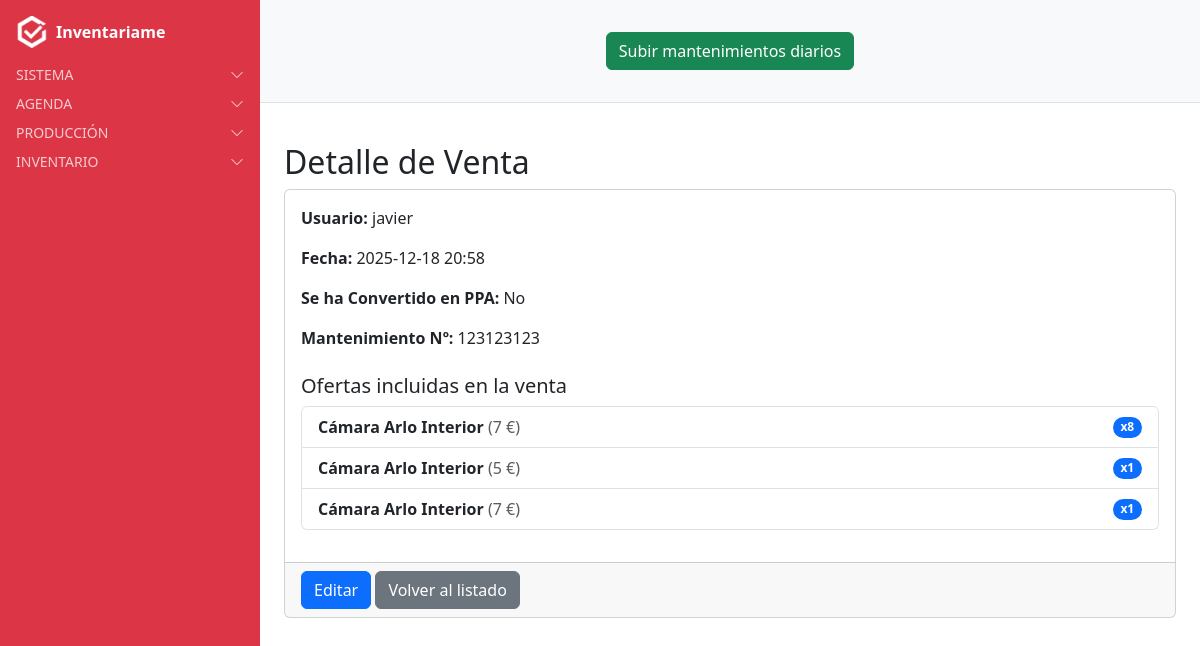
Page /sales/4/ (signed in) on the committed database.
### sales/models.py (models this page shows, shortened)
class Venta(models.Model):
    usuario = models.ForeignKey(settings.AUTH_USER_MODEL, on_delete=models.CASCADE)
    fecha = models.DateTimeField(auto_now_add=True)
    ofertas = models.ManyToManyField(Oferta, through="VentaOferta", related_name="ventas")
    mantenimiento_numero = models.IntegerField(null=True, blank=True, help_text="Número de mantenimiento asociado (opcional)")
    ppa = models.BooleanField(default=False, help_text="Marcar si la venta ha convertido PPA")

class VentaOferta(models.Model):
    venta = models.ForeignKey(Venta, on_delete=models.CASCADE, related_name="venta_ofertas")
    oferta = models.ForeignKey(Oferta, on_delete=models.CASCADE)
    cantidad = models.PositiveIntegerField(default=1)
    class Meta:
        unique_together = ("venta", "oferta")  # ✅ evita duplicados de la misma oferta en una venta

### oferta/models.py (models this page shows, shortened)
class Oferta(models.Model):
    nombre = models.CharField(max_length=150)
    referencia = models.ForeignKey(
        Referencia,
        on_delete=models.CASCADE,
        related_name="ofertas",
        default=1
    )
    valor = models.IntegerField(
        choices=[(3, "0 + 3"), (4, "0 + 4"), (5, "0 + 5"), (7, "0 + 7"), (10, "0 + 10")],
        help_text="Selecciona uno de los valores permitidos"
    )
    class Meta:
        verbose_name = "Oferta"
        verbose_name_plural = "Ofertas"
        ordering = ["nombre"]

### sales/views.py (the view)
# urls.py: path('<int:pk>/', VentaDetailView.as_view(), name='venta_detail'),
class VentaDetailView(GroupVisibilityMixin, DetailView):
    model = Venta
    template_name = "sales/venta_detail.html"
    context_object_name = "venta"

### users/context_processors.py (called while the page is built)
def alertas_processor(request):
    if not request.user.is_authenticated:
        return {}
    ahora = timezone.now()
    proximas_con_recordatorio = Cita.objects.filter(
        usuario=request.user, recordatorio=True,
        fecha__gte=ahora, fecha__lte=ahora + timedelta(days=1)
    )
    if proximas_con_recordatorio.exists():
        return {"alertas": f"Tienes {proximas_con_recordatorio.count()} cita(s) con recordatorio en 24h"}
    return {}

### users/mixins.py (called while the page is built)
    def get_queryset(self):
        qs = super().get_queryset()
        perfil = getattr(self.request.user, "perfil", None)
        if not perfil:
            return qs.none()
        if perfil.tipo_usuario == "grupo" and perfil.grupo_django:
            return qs.filter(**{f"{self.owner_field_name}__groups": perfil.grupo_django})
        return qs.filter(**{self.owner_field_name: self.request.user})

### templates/sales/venta_detail.html
{% extends "base.html" %}
{% block content_authenticated %}
<div class="container mt-4">
  <h2>Detalle de Venta</h2>
  <div class="card">
    <div class="card-body">
      <p><strong>Usuario:</strong> {{ venta.usuario }}</p>
      <p><strong>Fecha:</strong> {{ venta.fecha|date:"Y-m-d H:i" }}</p>
      <p><strong>Se ha Convertido en PPA:</strong> {{ venta.ppa|yesno:"Sí,No" }}</p>
      <p><strong>Mantenimiento Nº:</strong>
        {% if venta.mantenimiento_numero %}
          {{ venta.mantenimiento_numero }}
        {% else %}
          No asignado
        {% endif %}
      </p>
      <h5 class="mt-4">Ofertas incluidas en la venta</h5>
      {% if venta.venta_ofertas.all %}
        <ul class="list-group mb-3">
          {% for vo in venta.venta_ofertas.all %}
            <li class="list-group-item d-flex justify-content-between align-items-center">
              <div>
                <strong>{{ vo.oferta.nombre }}</strong>
                <span class="text-muted">({{ vo.oferta.valor }} €)</span>
              </div>
              <span class="badge bg-primary rounded-pill">x{{ vo.cantidad }}</span>
            </li>
          {% endfor %}
        </ul>
      {% else %}
        <p class="text-muted">No hay ofertas asociadas a esta venta.</p>
      {% endif %}
    </div>
    <div class="card-footer">
      <a href="{% url 'venta_update' venta.pk %}" class="btn btn-primary">Editar</a>
      <a href="{% url 'venta_list' %}" class="btn btn-secondary">Volver al listado</a>
    </div>
  </div>
</div>
{% endblock %}

### rows in the picture
Venta: usuario "javier", fecha "2025-12-18 20:58", ppa "No", mantenimiento_numero "123123123"
VentaOferta: oferta.nombre "Cámara Arlo Interior", oferta.valor "7", cantidad "8"
VentaOferta: oferta.nombre "Cámara Arlo Interior", oferta.valor "5", cantidad "1"
VentaOferta: oferta.nombre "Cámara Arlo Interior", oferta.valor "7", cantidad "1"
